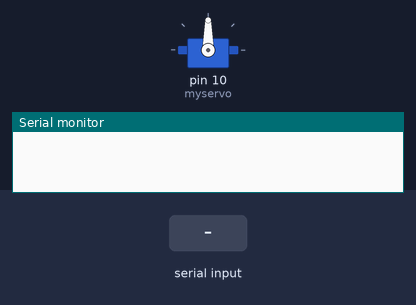
Simulated run of this sketch. Board: Arduino Uno, built with avr-gcc and run on an emulated ATmega328P. Parts: servo, the last lines printed to the serial monitor. The test bench sets the inputs (shaded band).

Above: at 1.2 s.
1.3 s: "l" received over Serial
At 1.45 s:
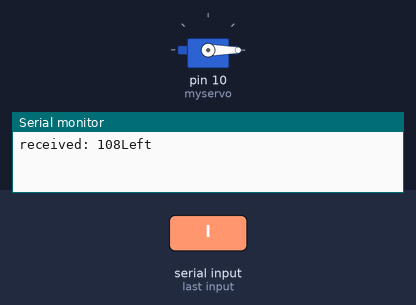
3.1 s: "r" received over Serial
At 3.25 s:
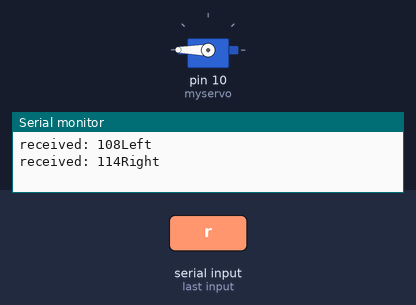
Timing chart, 0 to 6.1 s (numbered marks = the images above; inputs shaded):
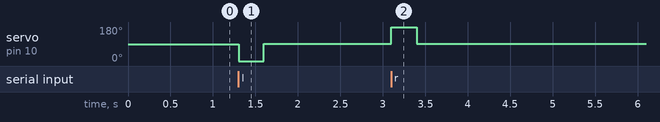

The sketch:

ServoControl.ino
```cpp
#include <Servo.h>
Servo myservo;
int pos = 0;
int incomingByte = 0;

void setup() {
  Serial.begin(9600);
  myservo.attach(10);
}

void loop() {
  if (Serial.available() > 0){
    incomingByte = Serial.read();
    Serial.print("received: ");
    Serial.print(incomingByte);
    if(incomingByte == 108){
      Serial.println("Left");
      myservo.write(0);
      delay(300);
      myservo.write(92);
    }else if (incomingByte == 114){
      Serial.println("Right");
      myservo.write(180);
      delay(300);
      myservo.write(92);
    }
    else{

    }
  }
}
```

Measured:
- after the input at 1.3 s, servo on pin 10 (myservo): 90° → 0° at once, → 92° 0.30 s later
- after the input at 3.1 s, servo on pin 10 (myservo): 92° → 180° at once, → 92° 0.30 s later
